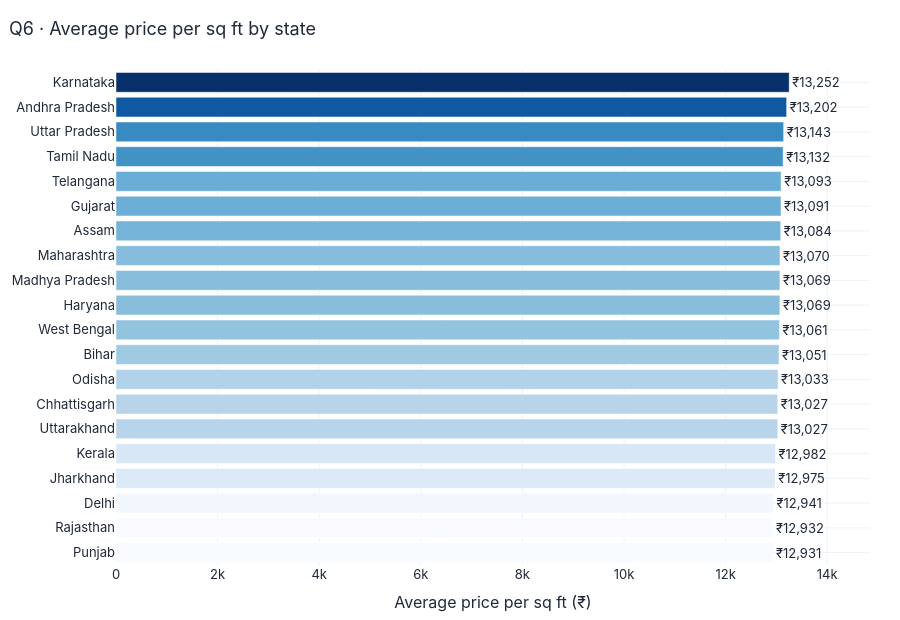

This figure's notebook cell:
### Markdown cell above
## 🅱️ 2B · Location-based Analysis (Q6 – Q10)
### Q6 · What is the average price per sq ft by state?

### Code cell
s = data.groupby("State")[PPSF].mean().sort_values()
fig = go.Figure(go.Bar(y=s.index, x=s.values, orientation="h", marker=dict(color=s.values, colorscale="Blues"),
                       text=[f"₹{v:,.0f}" for v in s.values], textposition="outside"))
fig.update_xaxes(title_text="Average price per sq ft (₹)", range=[0, s.max() * 1.12])
show(fig, "Q6 · Average price per sq ft by state", h=620)
insight(f"**{s.idxmax()}** is the most expensive state per sq ft (**{inr(s.max())}**), **{s.idxmin()}** the cheapest (**{inr(s.min())}**) — a spread of just **{(s.max()-s.min())/s.mean():.1%}**, so state alone is not a strong price driver here.")

### Figure 1 — Plotly figure (JSON) as saved in the notebook; plotly's stock layout.template omitted (floating-point values rounded to 4 significant figures)
{"data": [{"marker": {"color": [12930.0, 12930.0, 12940.0, 12980.0, 12980.0, 13030.0, 13030.0, 13030.0, 13050.0, 13060.0, 13070.0, 13070.0, 13070.0, 13080.0, 13090.0, 13090.0, 13130.0, 13140.0, 13200.0, 13250.0], "colorscale": [[0, "rgb(247,251,255)"], [0.125, "rgb(222,235,247)"], [0.25, "rgb(198,219,239)"], [0.375, "rgb(158,202,225)"], [0.5, "rgb(107,174,214)"], [0.625, "rgb(66,146,198)"], [0.75, "rgb(33,113,181)"], [0.875, "rgb(8,81,156)"], [1, "rgb(8,48,107)"]]}, "orientation": "h", "text": ["₹12,931", "₹12,932", "₹12,941", "₹12,975", "₹12,982", "₹13,027", "₹13,027", "₹13,033", "₹13,051", "₹13,061", "₹13,069", "₹13,069", "₹13,070", "₹13,084", "₹13,091", "₹13,093", "₹13,132", "₹13,143", "₹13,202", "₹13,252"], "textposition": "outside", "type": "bar", "x": [12930.0, 12930.0, 12940.0, 12980.0, 12980.0, 13030.0, 13030.0, 13030.0, 13050.0, 13060.0, 13070.0, 13070.0, 13070.0, 13080.0, 13090.0, 13090.0, 13130.0, 13140.0, 13200.0, 13250.0], "y": ["Punjab", "Rajasthan", "Delhi", "Jharkhand", "Kerala", "Uttarakhand", "Chhattisgarh", "Odisha", "Bihar", "West Bengal", "Haryana", "Madhya Pradesh", "Maharashtra", "Assam", "Gujarat", "Telangana", "Tamil Nadu", "Uttar Pradesh", "Andhra Pradesh", "Karnataka"]}], "layout": {"height": 620, "title": {"text": "Q6 · Average price per sq ft by state"}, "xaxis": {"range": [0, 14840.0], "title": {"text": "Average price per sq ft (₹)"}}}}
